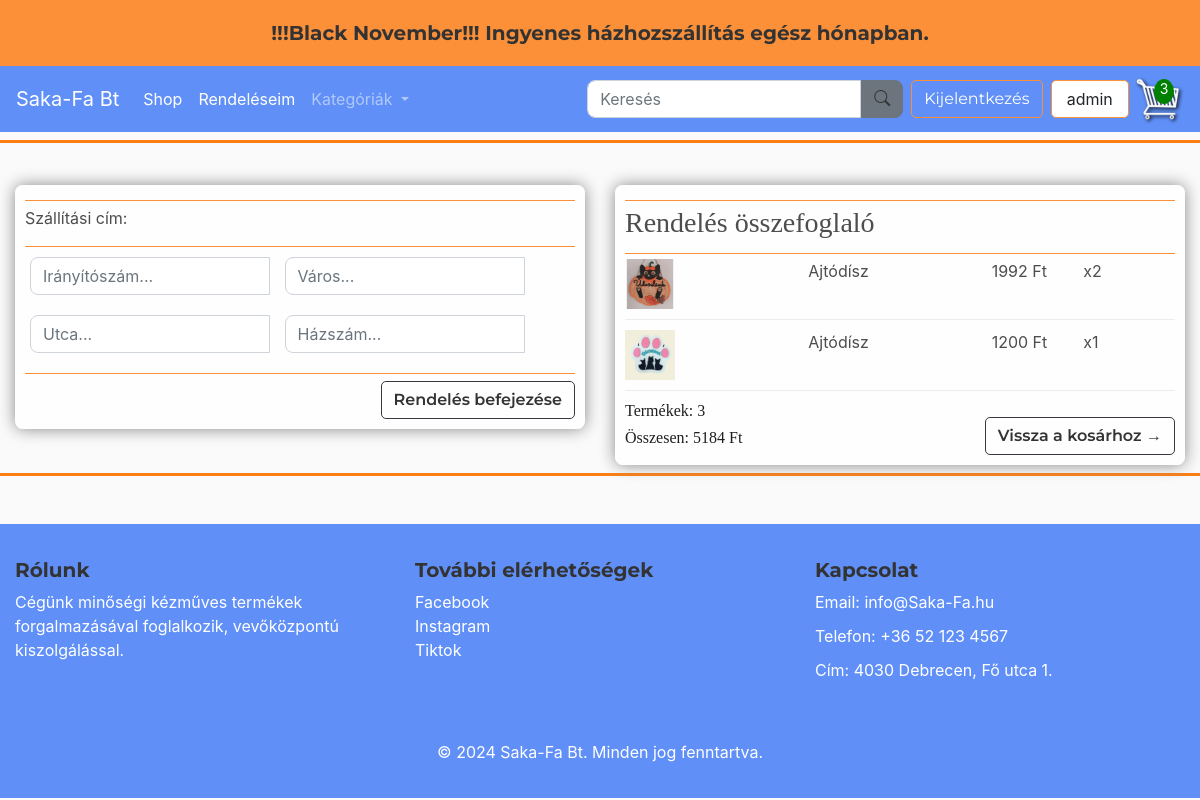
Before: /checkout/ (signed in) with the older database file.
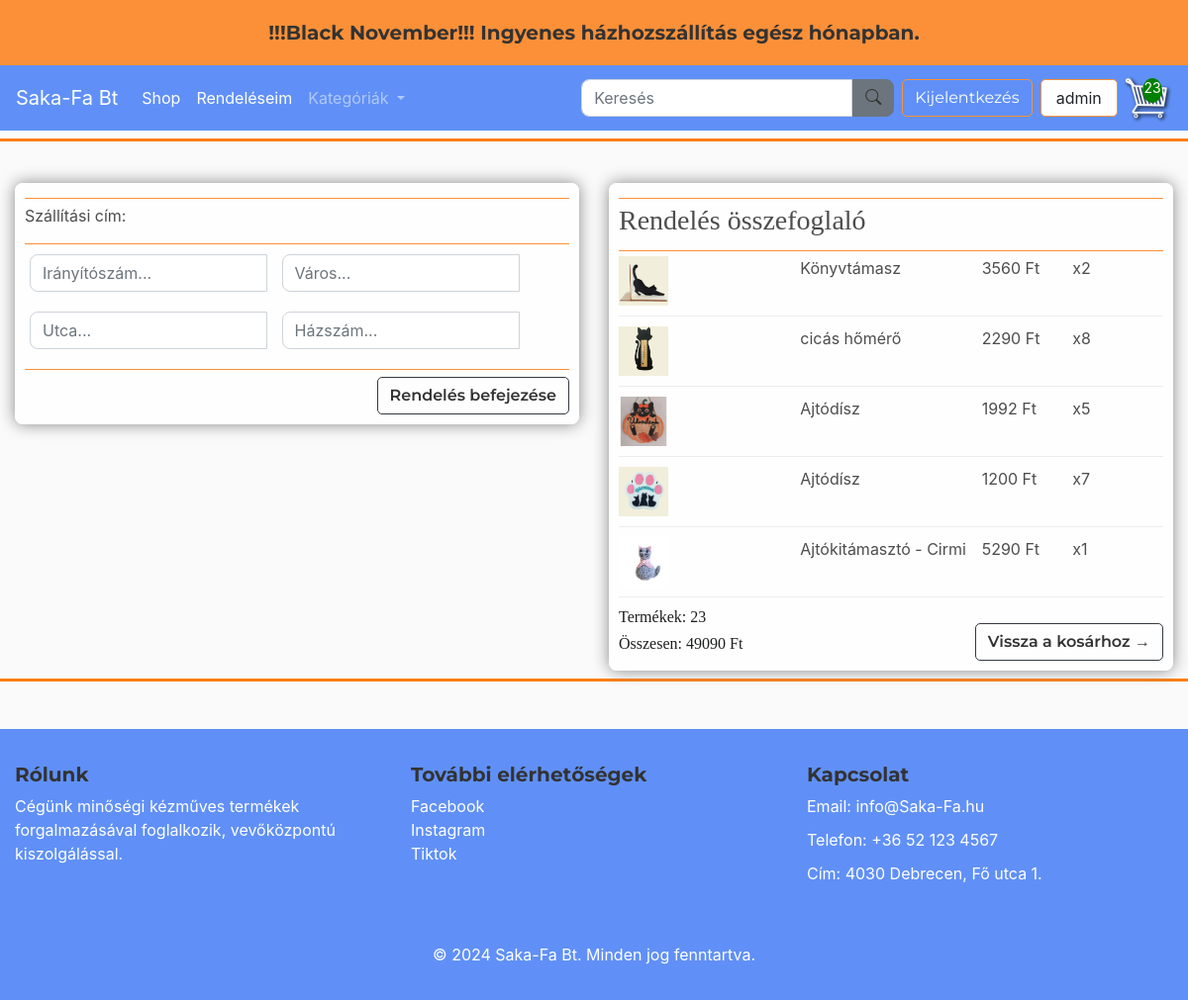
After: the same page with the newer database file.
### store/models.py (models this page shows, shortened)
class OrderItem(models.Model):
    product = models.ForeignKey(Product, on_delete=models.SET_NULL, null=True)
    order = models.ForeignKey(Order, on_delete=models.SET_NULL, null=True)
    quantity = models.IntegerField(default=0, null=True, blank=True)
    date_added = models.DateTimeField(auto_now_add=True)
    class Meta:
        verbose_name = "Rendelési tétel"
        verbose_name_plural = "Rendelési tételek"
    @property
    def get_total(self):
        if self.product and self.product.discounted_price is not None:
            return self.product.discounted_price * self.quantity  # Az akciós ár használata
        return self.product.price * self.quantity  # Ha nincs akciós ár, az alapár használata

class Product(models.Model):
    CATEGORY_CHOICES = [
        ('option1', 'FÁBÓL KÉSZÜLT'),
        ('option2', 'KÖTÖTT-HORGOLT'),
        ('option3', 'PÖTTYÖSCICA'),
        ('option4', 'TEXTIL'),
    ]
    name = models.CharField(max_length=200)
    price = models.FloatField()
    discount_percentage = models.FloatField(default=0)  # Kedvezmény százalék mező
    image = models.ImageField(null=True, blank=True)
    description = models.TextField(blank=True)
    category = models.CharField(max_length=10, choices=CATEGORY_CHOICES, default='option1')
    class Meta:
        verbose_name = "Termék"
        verbose_name_plural = "Termékek"
    @property
    def imageURL(self):
        try:
            url = self.image.url
        except:
            url = ''
        return url
    @property
    def discounted_price(self):
        if self.discount_percentage > 0:
            discount_amount = (self.discount_percentage / 100) * self.price
            return round(self.price - discount_amount, 2)
        return self.price

class Order(models.Model):
    customer = models.ForeignKey(Customer, on_delete=models.SET_NULL, null=True, blank=True, verbose_name="Vásárló")
    date_order = models.DateTimeField(auto_now_add=True, verbose_name="Rendelés dátuma")
    complete = models.BooleanField(default=False, verbose_name="Befejezett")
    transaction_id = models.CharField(max_length=100, null=True, verbose_name="Tranzakció azonosító")
    discount_percentage = models.FloatField(default=0)
    class Meta:
        verbose_name = "Rendelés"
        verbose_name_plural = "Rendelések"
    @property
    def get_cart_total(self):
        orderitems = self.orderitem_set.all()
        total = sum([item.get_total for item in orderitems])
        discount_amount = (self.discount_percentage / 100) * total
        return total - discount_amount  # Kedvezménnyel csökkentett összeg
    @property
    def get_cart_items(self):
        orderitems = self.orderitem_set.all()
        total = sum([item.quantity for item in orderitems])
        return total

### store/views.py (the view)
# urls.py: path('checkout/', views.checkout, name="checkout"),
def checkout(request):
    data = cartData(request)
    context = {'items': data['items'], 'order': data['order'], 'cartItems': data['cartItems']}
    return render(request, 'store/checkout.html', context)

### store/views.py (called while the page is built)
def cartData(request):
    if request.user.is_authenticated:
        customer = request.user.customer
        orders = Order.objects.filter(customer=customer, complete=False)
        if orders.exists():
            order = orders.first()
            items = order.orderitem_set.all()
            cartItems = order.get_cart_items
        else:
            items = []
            cartItems = 0
            order = {'get_cart_total': 0, 'get_cart_items': 0}  # Üres kosár
    else:
        items = []
        cartItems = 0
        order = {'get_cart_total': 0, 'get_cart_items': 0}  # Üres kosár
    return {'cartItems': cartItems, 'order': order, 'items': items}

### store/templates/store/checkout.html (shortened to what this page needs)
{% extends 'store/main.html' %}
{% load static %}
{% block content %}
<div class="row">
    <div class="col-lg-6">
        <div class="box-element" id="form-wrapper">
            <form id="form">
                <div id="shipping-info">
                    <hr>
                    <p>Szállítási cím:</p>
                    <hr>
                    <div class="form-field">
                        <input required class="form-control" type="text" name="zipcode" placeholder="Irányítószám...">
                    </div>
                    <div class="form-field">
                        <input required class="form-control" type="text" name="city" placeholder="Város...">
                    </div>
                    <div class="form-field">
                        <input required class="form-control" type="text" name="address" placeholder="Utca...">
                    </div>
                    <div class="form-field">
                        <input required class="form-control" type="text" name="street_number" placeholder="Házszám...">
                    </div>
                </div>
                <hr>
            </form>
            <input id="form-button" class="btn btn-outline-dark btn-bottom-right " type="submit" value="Rendelés befejezése">
        </div>
    </div>
    <div class="col-lg-6">
        <div class="box-element">
            <hr>
            <h3>Rendelés összefoglaló</h3>
            <hr>
            {% for item in items %}
            <div class="cart-row">
                <div style="flex:2"><img class="row-image" src="{{item.product.imageURL}}"></div>
                <div style="flex:2"><p>{{item.product.name}}</p></div>
                <div style="flex:1"><p>{{ item.product.discounted_price|floatformat:0}} Ft</p></div>
                <div style="flex:1"><p>x{{item.quantity}}</p></div>
            </div>
            {% endfor %}
            <h5>Termékek:   {{order.get_cart_items}}</h5>
            <h5>Összesen:   {{order.get_cart_total|floatformat:0}} Ft</h5>
            <a class="btn btn-outline-dark btn-bottom-right" href="{% url 'cart' %}"> Vissza a kosárhoz &#x2192;</a>
        </div>
    </div>
</div>
{% endblock content %}

### store/templates/store/main.html (shortened to what this page needs)
<!DOCTYPE html>
{% load static %}
<html lang="hu">
<head>
    <link href="https://cdnjs.cloudflare.com/ajax/libs/bootstrap-icons/1.10.0/font/bootstrap-icons.min.css" rel="stylesheet">
    <link rel="stylesheet" href="https://cdnjs.cloudflare.com/ajax/libs/font-awesome/6.0.0-beta3/css/all.min.css">
    <link rel="stylesheet" href="https://stackpath.bootstrapcdn.com/bootstrap/4.4.1/css/bootstrap.min.css">
    <link rel="stylesheet" type="text/css" href="{% static 'css/main.css' %}">
</head>
<body>
<div class="custom-banner">
    <p><h4>!!!Black November!!! Ingyenes házhozszállítás egész hónapban.</h4></p>
</div>
<nav class="navbar navbar-expand-lg navbar-dark bg-primary ">
    <a class="navbar-brand" href="{% url 'index' %}">Saka-Fa Bt</a>
    <div class="collapse navbar-collapse" id="navbarSupportedContent">
        <ul class="navbar-nav mr-auto">
            <li class="nav-item active">
                <a class="nav-link" href="{% url 'store' %}">Shop</a>
            </li>
            <li class="nav-item active">
                <a class="nav-link" href="{% url 'order_list' %}">Rendeléseim</a>
            </li>
            <li class="nav-item dropdown">
                <a class="nav-link dropdown-toggle" href="#" id="navbarDropdown" role="button" data-toggle="dropdown" aria-haspopup="true" aria-expanded="false">
                  Kategóriák
                </a>
              </li>
        </ul>
        <form class="d-flex align-items-center my-2 my-lg-0" method="GET" action="{% url 'search' %}">
            <input class="form-control mr-0" type="search" name="q" placeholder="Keresés" aria-label="Search">
            <button class="btn btn-secondary mr-2 custom-button" type="submit"><i class="bi bi-search" ></i></button>
        </form>
        <div class="form-inline my-2 my-lg-0">
            <div class="user-status" style="display: flex; align-items: center;">
                {% if user.is_authenticated %}
                    <form id="logout-form" method="POST" action="{% url 'logout' %}">
                        <button class="btn btn-outline-warning user-btn">Kijelentkezés</button>
                    </form>
                    <p class="user">{{ user.username }}</p>
                {% else %}
                    <a href="{% url 'login' %}" class="btn btn-outline-warning user-btn">Bejelentkezés</a>
                {% endif %}
            </div>
            {% if user.is_authenticated %}
            <div class="cart-container">
                <a href="{% url 'cart' %}" id="cart-icon-link">
                    <span id="cart-total">{{ cartItems }}</span>
                </a>
            </div>
            {% endif %}
        </div>
    </div>
</nav>
<div class="separator"></div>
<div class="container">
    <br>
    {% block content %}
    {% endblock content %}
</div>
<div class="separator"></div>
<footer class="footer  text-white mt-5 py-4">
    <div class="container">
        <div class="row">
            <div class="col-lg-4 col-md-6 mb-4">
                <h4>Rólunk</h4>
                <p>Cégünk minőségi kézműves termékek forgalmazásával foglalkozik, vevőközpontú kiszolgálással.</p>
            </div>
            <div class="col-lg-4 col-md-6 mb-4">
                <h4>További elérhetőségek</h4>
                <ul class="list-unstyled">
                    <a href="https://www.facebook.com" target="_blank">Facebook</a>
                    <br><a href="https://www.instagram.com" target="_blank">Instagram</a><br>
                    <a href="https://www.tiktok.com" target="_blank">Tiktok</a>
                </ul>
            </div>
            <div class="col-lg-4 col-md-6 mb-4">
                <h4>Kapcsolat</h4>
                <p>Email: info@Saka-Fa.hu</p>
                <p>Telefon: +36 52 123 4567</p>
                <p>Cím: 4030 Debrecen, Fő utca 1.</p>
            </div>
        </div>
        <div class="text-center mt-4">
            <p>&copy; 2024 Saka-Fa Bt. Minden jog fenntartva.</p>
        </div>
    </div>
</footer>
</body>
</html>

Changed rows visible on the page:
removed OrderItem: product.imageURL (picture), product.name "Ajtódísz", product.discounted_price "1992", quantity "2"
removed OrderItem: product.imageURL (picture), product.name "Ajtódísz", product.discounted_price "1200", quantity "1"
added OrderItem: product.imageURL (picture), product.name "Könyvtámasz", product.discounted_price "3560", quantity "2"
added OrderItem: product.imageURL (picture), product.name "cicás hőmérő", product.discounted_price "2290", quantity "8"
added OrderItem: product.imageURL (picture), product.name "Ajtódísz", product.discounted_price "1992", quantity "5"
added OrderItem: product.imageURL (picture), product.name "Ajtódísz", product.discounted_price "1200", quantity "7"
added OrderItem: product.imageURL (picture), product.name "Ajtókitámasztó - Cirmi", product.discounted_price "5290", quantity "1"
computed for Order: get_cart_items "3" → "23"; get_cart_total "5184" → "49090"
Other visible differences:
{{ cartItems }}: "3" → "23"
